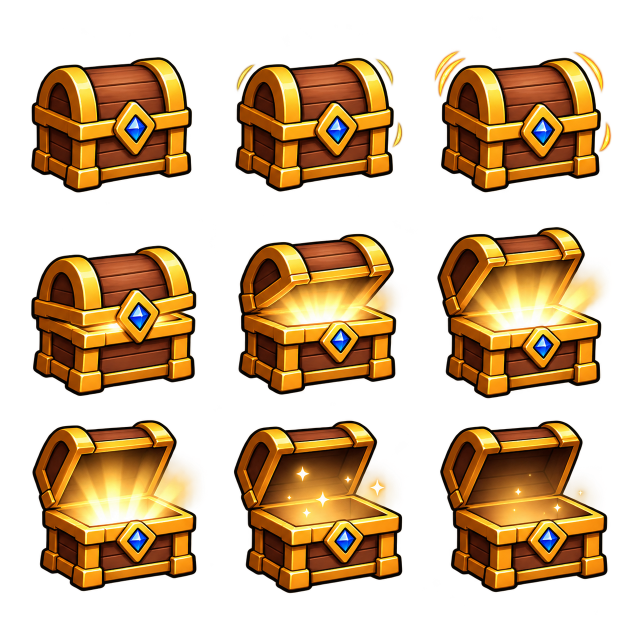
#> input picture assets/ui/daily-chest-sheet.png, 1254 x 1254 px, found by its file name (shown at 1/2 size)
$ python import_chest_sheet.py
#> lines starting #> are read from the running program, lines starting #| are printed output that depends on the picture; after the words box and inside, x2 and y2 are one past the last pixel; in counts of white or black regions, pixels touching at a corner belong together
"""Cut the owner's daily-chest sheet into the claim window's frame strip (v2.3.2820).

Source: assets/ui/daily-chest-sheet.png -- a 3x3 grid, read left-to-right,
top-to-bottom: idle, two shakes, then six opening frames.

Output:
  public/ui/chest/daily-chest-strip.webp   9 cells x 256, one row
  public/icons/items/daily-chest.webp      frame 0, the bag icon

Two fixes over a naive slice, both visible in the source:
  * The generator's matte left pure-red (255,0,0) semi-transparent pixels along
    the glow's edge -- a red rim on a gold glow.  They are recoloured to the
    glow's gold, keeping their alpha.
  * The chest does not sit in the same place in every cell (the bottom row is
    ~35px higher), so a single global crop made it jump mid-animation.  Every
    cell is anchored on the chest's BASE -- the bottom of its solid pixels and
    the centre of the lowest fifth -- before one shared crop and scale.

Run: python3 tools/import_chest_sheet.py   (needs Pillow)
"""
from PIL import Image

SRC = 'assets/ui/daily-chest-sheet.png'
STRIP = 'public/ui/chest/daily-chest-strip.webp'
ICON = 'public/icons/items/daily-chest.webp'
CELL = 256
N = 9

src = Image.open(SRC).convert('RGBA')
#> src is the input picture: PIL image 1254x1254 RGBA; mean R, G, B, A 78.4, 50.3, 16.5, 117
px = src.load()
W, H = src.size
#> W = 1254; H = 1254
for y in range(H):
    for x in range(W):
        r, g, b, a = px[x, y]
        if 0 < a < 200 and r > 120 and g < 70 and b < 70:
            px[x, y] = (255, 190, 70, a)

side = W // 3
#> side = 418
cells = [src.crop((round(c * W / 3), round(r * H / 3), round(c * W / 3) + side, round(r * H / 3) + side))
         for r in range(3) for c in range(3)]
#> cells = 9 items

anchored = []
for cell in cells:
    solid = cell.split()[3].point(lambda v: 255 if v > 200 else 0)
    bb = solid.getbbox()
    bot = bb[3]
    band = solid.crop((0, int(bot - (bb[3] - bb[1]) * 0.2), side, bot)).getbbox()
    cx = (band[0] + band[2]) / 2
    c = Image.new('RGBA', (side, side), (0, 0, 0, 0))
    c.alpha_composite(cell, (round(side / 2 - cx), round(side * 0.91 - bot)))
    anchored.append(c)
#> this loop made 9 passes
#> (bb, bot, band, cx) on passes 1 to 9: ((63, 115, 383, 384), 384, (63, 0, 382, 54), 222.5), ((53, 117, 385, 383), 383, (53, 0, 367, 54), 210), ((35, 105, 385, 384), 384, (47, 0, 363, 56), 205), ((63, 74, 392, 373), 373, (67, 0, 389, 60), 228), ((60, 50, 374, 371), 371, (60, 0, 372, 65), 216), ((39, 37, 366, 378), 378, (56, 0, 364, 69), 210), ((65, 5, 392, 346), 346, (81, 0, 392, 69), 236.5), ((50, 6, 386, 350), 350, (74, 0, 386, 69), 230), ((45, 6, 378, 348), 348, (67, 0, 378, 69), 222.5)
#> pass 1, `solid = cell.split()[3].point(lambda v: 255 if v > 200 else 0)`:
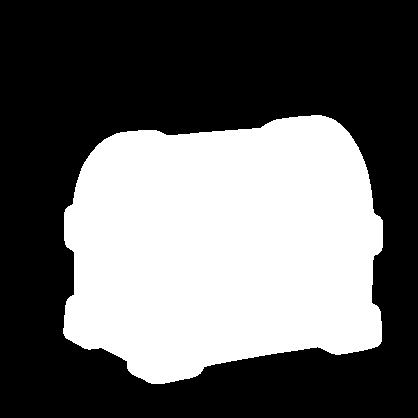
#> solid: PIL image 418x418 L; 39.9% white; 1 white region, box (x1, y1, x2, y2) and area: (63, 115, 383, 384) 69654
#> pass 3, `solid = cell.split()[3].point(lambda v: 255 if v > 200 else 0)`:
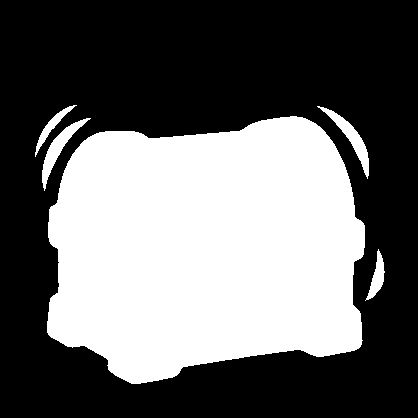
#> solid: PIL image 418x418 L; 40.6% white; 5 white regions, box (x1, y1, x2, y2) and area: (47, 116, 365, 384) 68548, (42, 118, 91, 191) 770, (317, 106, 369, 179) 766, (365, 249, 385, 301) 414, (35, 105, 77, 157) 379
#> after the loop:
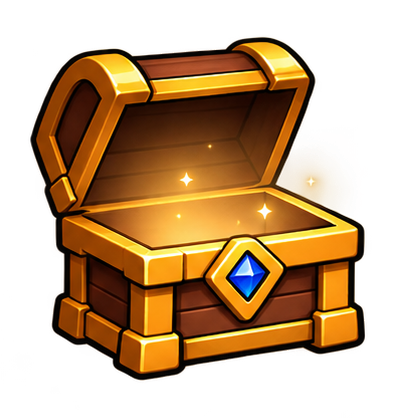
#> c: PIL image 418x418 RGBA; mean R, G, B, A 77.8, 48.1, 13.8, 124.7; transparent parts drawn white
#> after the loop, anchored = 9 items

x0, y0, x1, y1 = side, side, 0, 0
#> x0 = 418; y0 = 418; x1 = 0; y1 = 0
for c in anchored:
    bb = c.split()[3].point(lambda v: 255 if v > 16 else 0).getbbox()
    x0, y0, x1, y1 = min(x0, bb[0]), min(y0, bb[1]), max(x1, bb[2]), max(y1, bb[3])
#> this loop made 9 passes
#> (bb, x0, y0, x1) on passes 1 to 9: ((48, 110, 370, 381), 48, 110, 370), ((51, 112, 387, 381), 48, 110, 387), ((36, 96, 391, 381), 36, 96, 391), ((43, 80, 374, 381), 36, 80, 391), ((51, 58, 370, 381), 36, 58, 391), ((37, 38, 376, 381), 36, 38, 391), ((36, 38, 370, 381), 36, 38, 391), ((28, 35, 366, 381), 28, 35, 391), ((30, 37, 365, 381), 28, 35, 391)
pad = 6
x0, y0, x1, y1 = max(0, x0 - pad), max(0, y0 - pad), min(side, x1 + pad), min(side, y1 + pad)
#> x0 = 22; y0 = 29; x1 = 397; y1 = 387
w, h = x1 - x0, y1 - y0
#> w = 375; h = 358
s = CELL / max(w, h)
#> s = 0.683

strip = Image.new('RGBA', (CELL * N, CELL), (0, 0, 0, 0))
#> strip: PIL image 2304x256 RGBA; every value is 0
for i, c in enumerate(anchored):
    f = c.crop((x0, y0, x1, y1)).resize((round(w * s), round(h * s)), Image.LANCZOS)
    strip.alpha_composite(f, (i * CELL + (CELL - f.size[0]) // 2, (CELL - f.size[1]) // 2))
#> this loop made 9 passes
#> pass 1, `f = c.crop((x0, y0, x1, y1)).resize((round(w * s), round(h * s)), Imag..`:
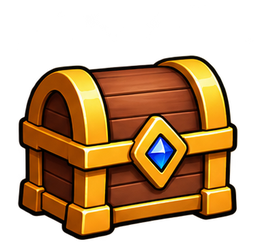
#> f: PIL image 256x244 RGBA; mean R, G, B, A 79.1, 48, 14.1, 132.1; transparent parts drawn white
#> after the loop:
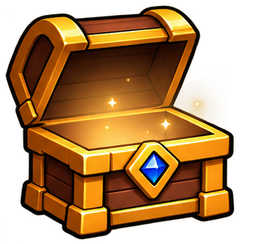
#> f: PIL image 256x244 RGBA; mean R, G, B, A 100.5, 62.4, 17.4, 162.3; transparent parts drawn white
#> after the loop:
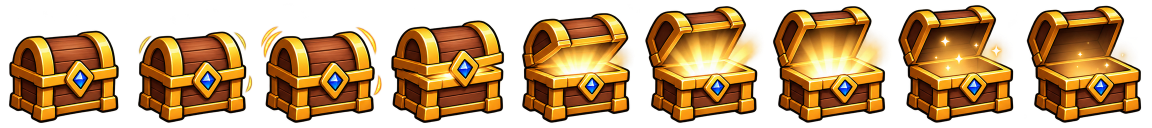
#> strip: PIL image 2304x256 RGBA (shown at 1/2 size); mean R, G, B, A 96.7, 63.3, 20.6, 145.1; transparent parts drawn white
strip.save(STRIP, 'WEBP', quality=88, method=6)
strip.crop((0, 0, CELL, CELL)).save(ICON, 'WEBP', quality=90, method=6)
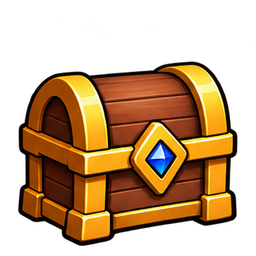
#> saved as daily-chest.webp: PIL image 256x256 RGBA; mean R, G, B, A 75.4, 45.7, 13.4, 125.9; transparent parts drawn white
print('wrote', STRIP, ICON)
